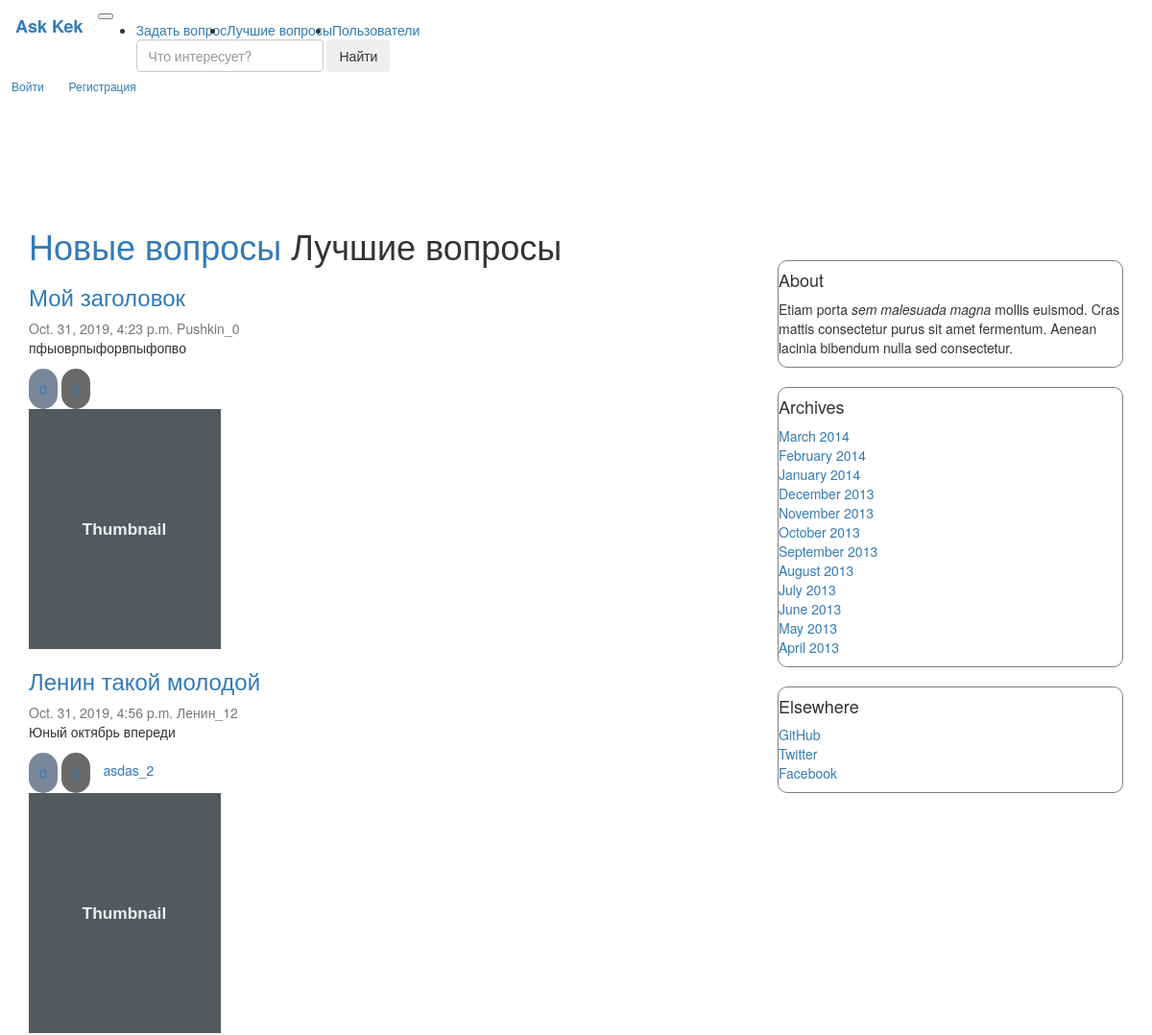
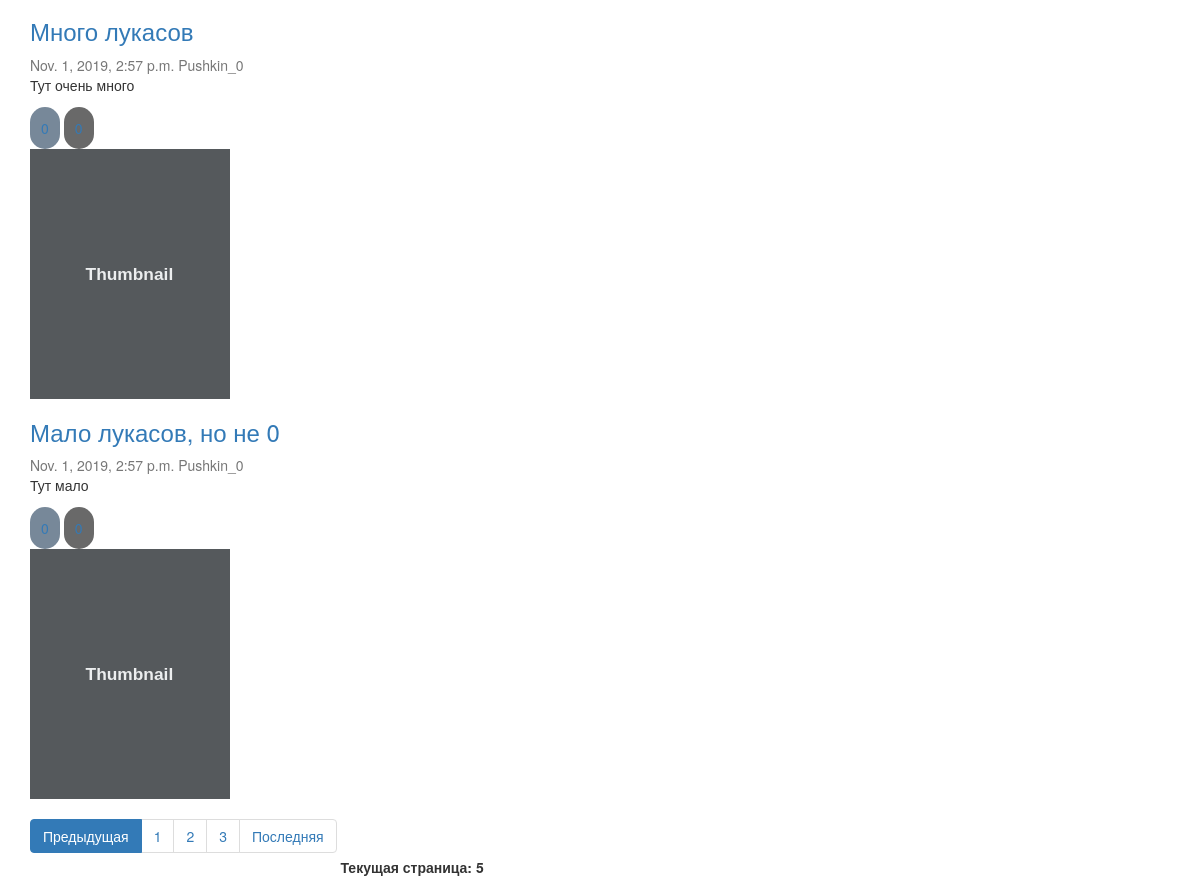
The page /hot_questions/?page=6 on the database as committed earlier (2 pictures, top to bottom).
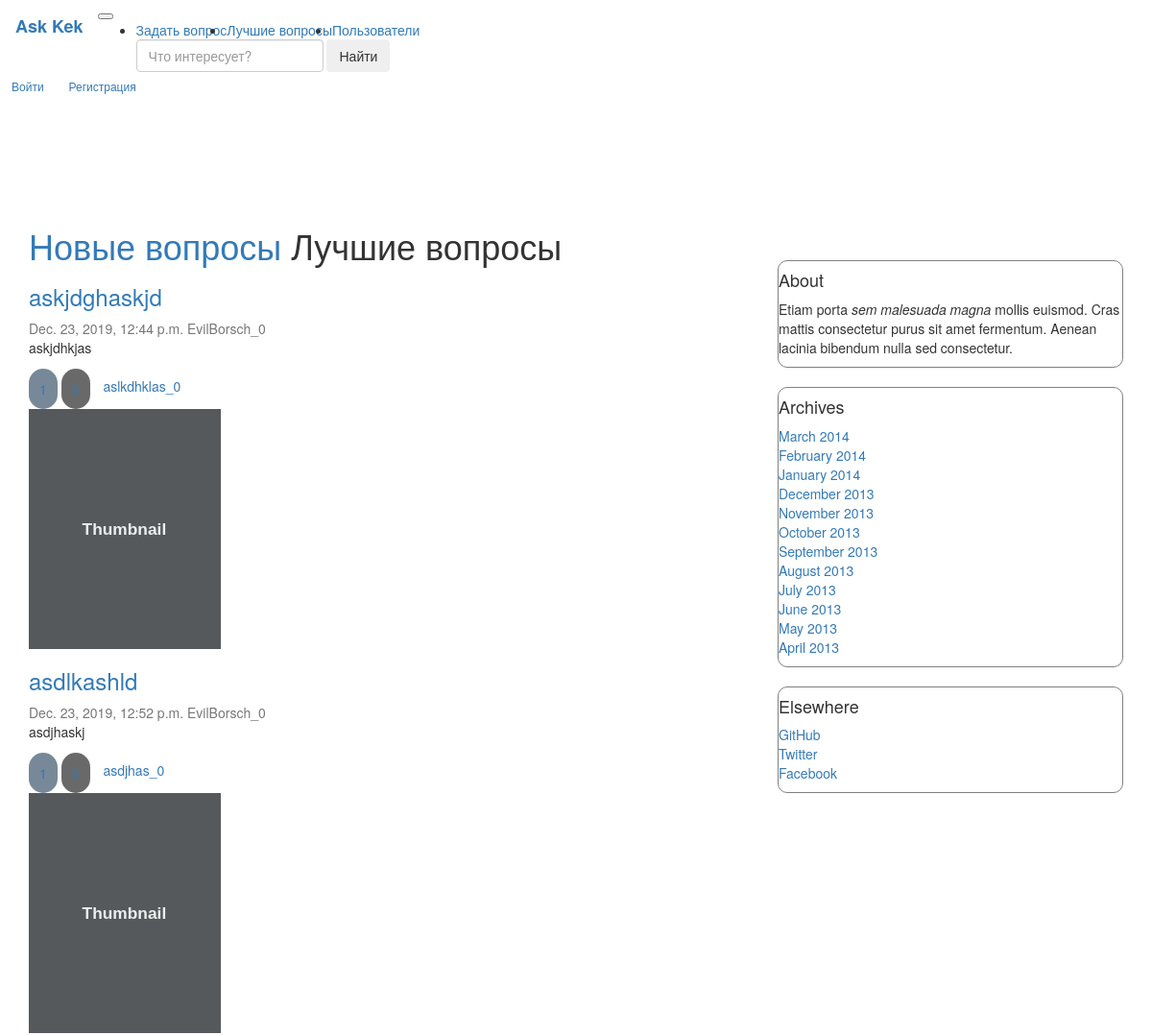
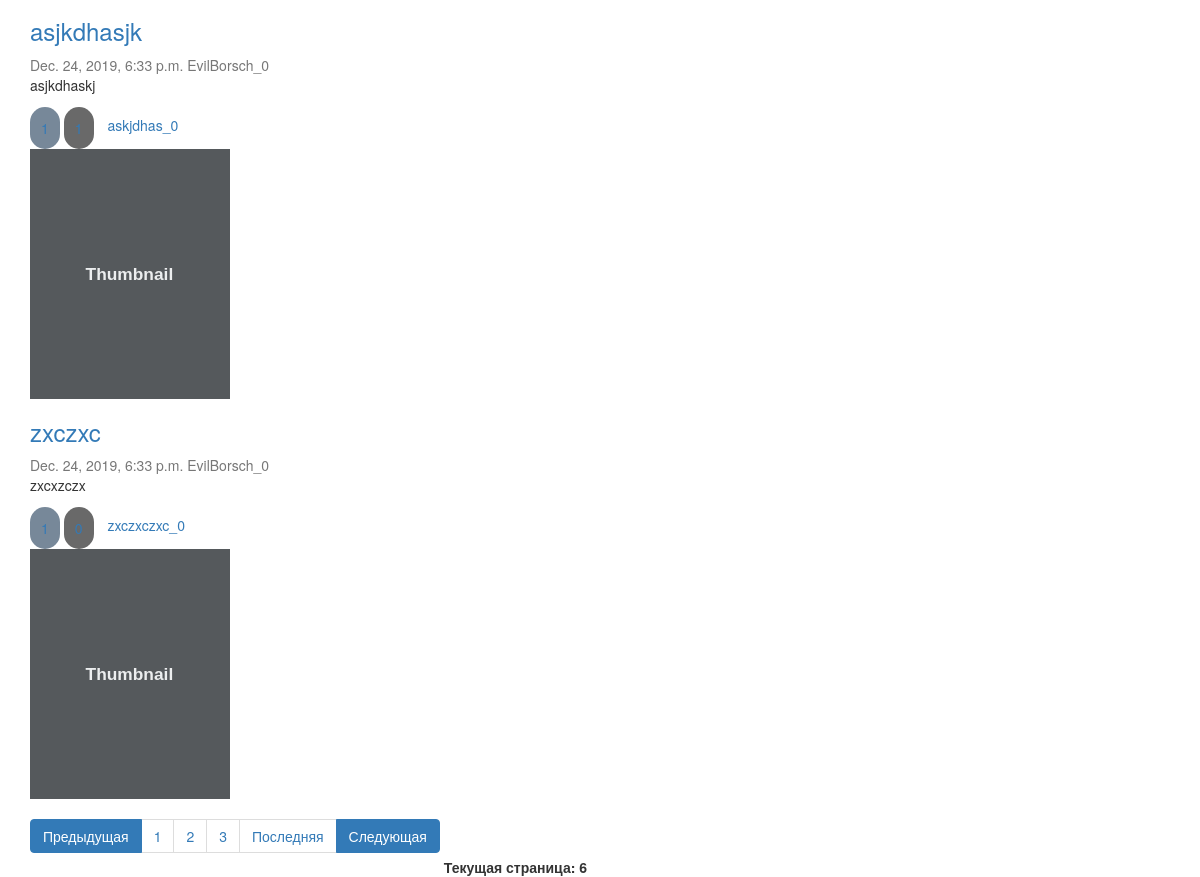
The same page on the database as committed later (2 pictures, top to bottom).
### question/models.py (models this page shows, shortened)
class Article(models.Model):
    title = models.CharField(max_length=255, verbose_name='Заголовок')
    text = models.TextField(verbose_name='Текст')
    date_published = models.DateTimeField(verbose_name='Дата публикации', default=datetime.now(tz=timezone.utc),
                                          db_index=True)
    is_published = models.BooleanField(verbose_name='Опубликовано', default=True, blank=True)
    author = models.ForeignKey(
        Author,
        on_delete=models.CASCADE,
    )
    like = models.ManyToManyField(UserProfile, related_name="Article_like", blank=True)
    dislike = models.ManyToManyField(UserProfile, related_name="Article_dislike", blank=True)
    tags = models.ManyToManyField(Tags, blank=True)
    objects = ArticleManager()  # model manager
    class Meta:
        verbose_name = 'Статья'
        verbose_name_plural = 'Статьи'
        index_together = [('title', 'text')]
        unique_together = [('title', 'text')]

class Author(models.Model):
    name = models.CharField(max_length=255, verbose_name='Имя', unique=True)
    rating = models.IntegerField(default=0, verbose_name='Рейтинг')
    def __str__(self):
        return '{}_{}'.format(self.name, self.rating)
    class Meta:
        verbose_name = 'Автор'
        verbose_name_plural = 'Авторы'

class Tags(models.Model):
    name = models.CharField(max_length=255, verbose_name="Тег", default="TechnoPark", db_index=True)
    count = models.IntegerField(verbose_name="Число упоминаний", default=0)
    def __str__(self):
        return '{}_{}'.format(self.name, self.count)

### question/views.py (the view)
# urls.py: path('hot_questions/', views.hot_questions_html, name="hot_questions_url"),
def hot_questions_html(request):
    articles = models.Article.objects.best_published()
    paginated_data = paginate(articles, request)
    rendered_data = {"questions": paginated_data}
    return render(request, "./question/hot_questions.html", rendered_data)

### question/models.py (called while the page is built)
    def best_published(self):
        test = list(self.filter(is_published=True, date_published__lt=datetime.now(tz=timezone.utc)))
        test = sorted(test, key=lambda x: x.like.count(), reverse=True)
        return test

### question/views.py (called while the page is built)
def paginate(objects_list, request):
    paginator = Paginator(list(objects_list), 4)
    page = request.GET.get('page')
    try:
        contacts = paginator.get_page(page)
    except PageNotAnInteger:
        contacts = paginator.page(1)
    except EmptyPage:
        contacts = paginator.page(paginator.num_pages)
    return contacts

### question/templates/question/hot_questions.html
{% extends "question/index.html" %}
{% load static %}
{% block title %}
    <h1><a href="{% url "index" %}"> Новые вопросы</a> Лучшие вопросы </h1>
{% endblock %}

### question/templates/question/index.html (shortened to what this page needs)
{% extends "question/base.html" %}
{% load static %}
{% block content %}
    {% block title %}{% endblock %}
    {% for q in questions %}
        <div class="question">
            <div class="card flex-md-row mb-4 box-shadow h-md-250">
                <div class="card-body d-flex flex-column align-items-start">
                    {% block link_to_ans %}
                        <h3 class="mb-0">
                            <a href="{% url 'one_question_url' q.pk %}" class="href">{{ q.title }}</a>
                        </h3>
                    {% endblock %}
                    <div class="mb-1 text-muted">{{ q.date_published }} {{ q.author }}</div>
                    <p class="card-text mb-auto">{{ q.text }}</p>
                    {% block likes %}
                    <div class="fluid-container">
                        <a class="like" data-qid="{{ q.pk }}"
                           data-vote="inc" data-type="question">
                            {{ q.like.count }}
                        </a>
                        <a class="dislike" data-qid="{{ q.pk }}"
                           data-vote="dec" data-type="question">
                        </a>
                    {% endblock %}
                        {% for tag in q.tags.all %}
                            <a href="{% url 'question_by_tag_url' tag.name %}">{{ tag }}</a>
                        {% endfor %}
                    </div>
                </div>
                <img class="card-img-right flex-auto d-none d-md-block" data-src="holder.js/200x250?theme=thumb"
                     alt="Thumbnail [200x250]" style="width: 200px; height: 250px;"
                     data-holder-rendered="true">
            </div>
        </div>
    {% endfor %}
    <nav aria-label="...">
        <ul class="pagination">
            {% if questions.has_previous %}
                <li class="page-item active">
                    <a class="page-link" href="?page={{ questions.previous_page_number }}">Предыдущая</a>
                </li>
            {% endif %}
            <li class="page-item" aria-current="page">
                <a class="page-link" href="?page=1">1</a>
            </li>
            {% if questions.paginator.num_pages >= 2 %}
                <li class="page-item">
                    <a class="page-link" href="?page=2">2 <span class="sr-only">(current)</span></a>
                </li>
            {% endif %}
            {% if questions.paginator.num_pages >= 3 %}
                <li class="page-item">
                    <a class="page-link" href="?page=3">3 <span class="sr-only">(current)</span></a>
                </li>
            {% endif %}
            <li class="page-item"><a class="page-link"
                                     href="?page={{ questions.paginator.num_pages }}">Последняя</a></li>
            {% if questions.has_next %}
                <li class="page-item active">
                    <a class="page-link" href="?page={{ questions.next_page_number }}">Следующая</a>
                </li>
            {% endif %}
        </ul>
        <b>Текущая страница: {{ questions.number }}</b>
    </nav>
    {% block  pre_paginator %}
        <link rel="stylesheet" href="{% static "question/index/my.css" %}">
    {% endblock %}
{% endblock %}

Rows that differ between the two databases and show on the page:
no longer on this page (row unchanged): Article: title "Мой заголовок", date_published "Oct. 31, 2019, 4:23 p.m.", author "Pushkin_0", text "пфыоврпыфорвпыфопво", like.count "0"
no longer on this page (row unchanged): Article: title "Ленин такой молодой", date_published "Oct. 31, 2019, 4:56 p.m.", author "Ленин_12", text "Юный октябрь впереди", like.count "0"
no longer on this page (row unchanged): Tags: name+count "asdas_2", shown under "Ленин такой молодой"
no longer on this page (row unchanged): Article: title "Много лукасов", date_published "Nov. 1, 2019, 2:57 p.m.", author "Pushkin_0", text "Тут очень много", like.count "0"
no longer on this page (row unchanged): Article: title "Мало лукасов, но не 0", date_published "Nov. 1, 2019, 2:57 p.m.", author "Pushkin_0", text "Тут мало", like.count "0"
added Article: title "askjdghaskjd", date_published "Dec. 23, 2019, 12:44 p.m.", author "EvilBorsch_0", text "askjdhkjas", like.count "1"
added Tags: name+count "aslkdhklas_0", shown under "askjdghaskjd"
added Article: title "asdlkashld", date_published "Dec. 23, 2019, 12:52 p.m.", author "EvilBorsch_0", text "asdjhaskj", like.count "1"
added Tags: name+count "asdjhas_0", shown under "asdlkashld"
added Article: title "asjkdhasjk", date_published "Dec. 24, 2019, 6:33 p.m.", author "EvilBorsch_0", text "asjkdhaskj", like.count "1"
added Tags: name+count "askjdhas_0", shown under "asjkdhasjk"
added Article: title "zxczxc", date_published "Dec. 24, 2019, 6:33 p.m.", author "EvilBorsch_0", text "zxcxzczx", like.count "1"
added Tags: name+count "zxczxczxc_0", shown under "zxczxc"
Other text that changed with them:
{{ questions.number }}: "5" → "6"
text now shown: "Следующая"
